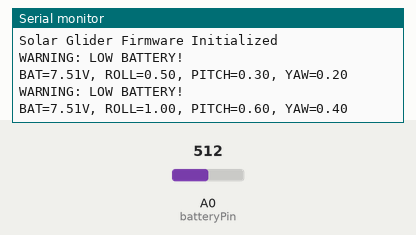
Bench run of a sketch on a simulated Arduino Uno, built with avr-gcc and run on an emulated ATmega328P. Shown: the last lines printed to the serial monitor. The test bench sets the inputs (shaded band); at power-on: A0 (batteryPin) = 512.

Above: at 1.8 s.
1.9 s: A0 (batteryPin) set to 716
At 2.9 s:
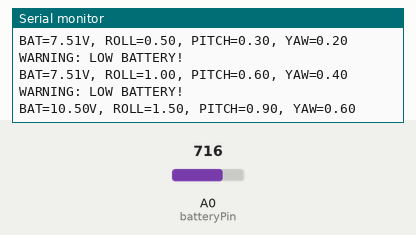
3.4 s: A0 (batteryPin) set to 900
At 4.9 s:
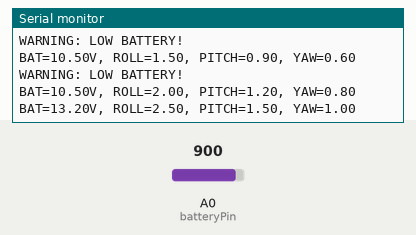
Timing chart, 0 to 6.4 s (numbered marks = the images above; inputs shaded):
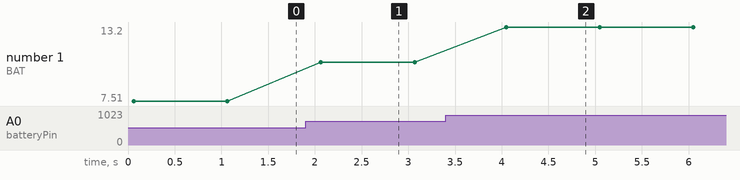

The sketch:

solar_glider_controller.ino
```cpp
#include <Wire.h>

// Battery pin
int batteryPin = A0;

// Variables
float batteryVoltage = 0;

// Simulated IMU values (replace later with real sensor like MPU6050)
float roll = 0;
float pitch = 0;
float yaw = 0;

// Low voltage threshold (for 3S LiPo)
float lowVoltage = 10.5;

void setup() {
  Serial.begin(9600);
  Wire.begin();

  Serial.println("Solar Glider Firmware Initialized");
}

void loop() {

  // 🔋 Battery Voltage Reading
  int raw = analogRead(batteryPin);
  batteryVoltage = raw * (5.0 / 1023.0) * 3; // adjust divider as needed

  // ⚠️ Low battery warning
  if (batteryVoltage < lowVoltage) {
    Serial.println("WARNING: LOW BATTERY!");
  }

  // 📡 Simulated IMU Data
  roll += 0.5;
  pitch += 0.3;
  yaw += 0.2;

  // 📡 Telemetry Output (clean format)
  Serial.print("BAT=");
  Serial.print(batteryVoltage);
  Serial.print("V, ");

  Serial.print("ROLL=");
  Serial.print(roll);
  Serial.print(", ");

  Serial.print("PITCH=");
  Serial.print(pitch);
  Serial.print(", ");

  Serial.print("YAW=");
  Serial.println(yaw);

  delay(1000);
}
```

Measured:
- after the input at 1.9 s, the serial monitor: prints a new line after 0.17 s (image 1)
- after the input at 3.4 s, the serial monitor: prints a new line after 0.65 s (image 2)
- plotted number 1: 7.51 → 10.5 after the input at 1.9 s, 10.5 → 13.2 after the input at 3.4 s
